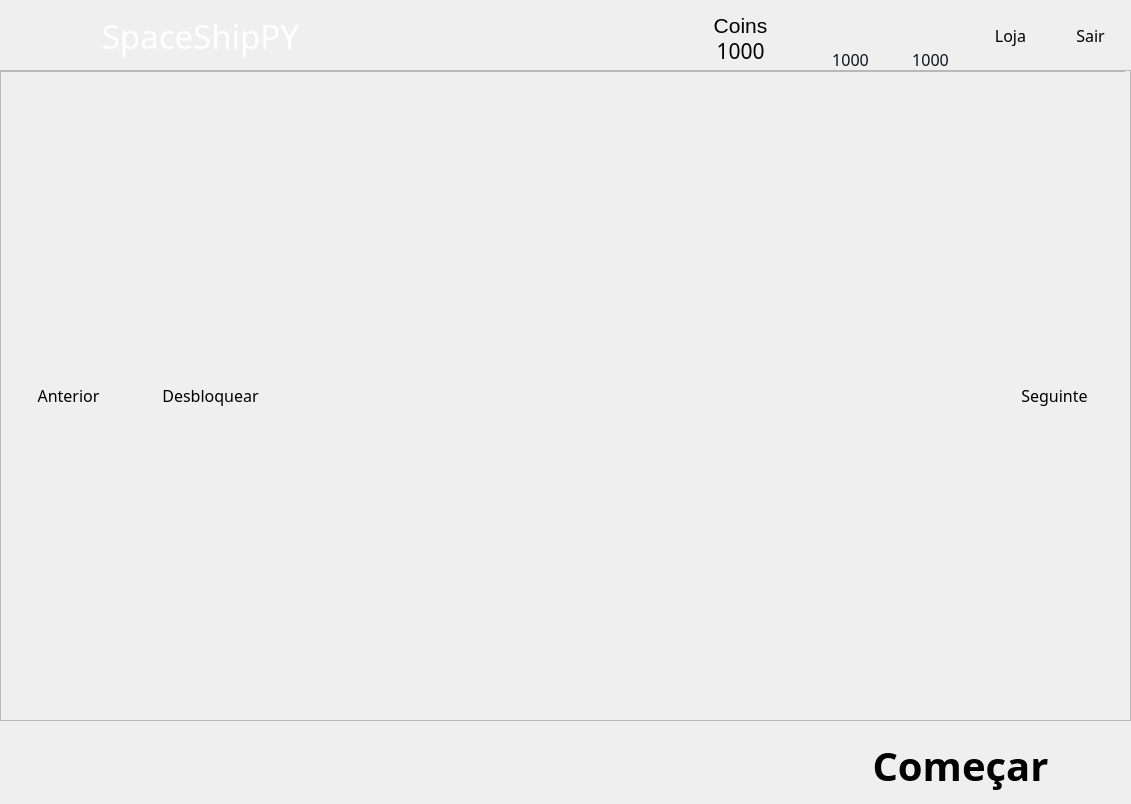
<?xml version="1.0" encoding="UTF-8"?>
<ui version="4.0">
 <class>Dialog</class>
 <widget class="QDialog" name="Dialog">
  <property name="windowModality">
   <enum>Qt::ApplicationModal</enum>
  </property>
  <property name="geometry">
   <rect>
    <x>0</x>
    <y>0</y>
    <width>1131</width>
    <height>804</height>
   </rect>
  </property>
  <property name="font">
   <font>
    <pointsize>8</pointsize>
   </font>
  </property>
  <property name="contextMenuPolicy">
   <enum>Qt::NoContextMenu</enum>
  </property>
  <property name="windowTitle">
   <string notr="true"/>
  </property>
  <property name="windowOpacity">
   <double>1.000000000000000</double>
  </property>
  <property name="toolTip">
   <string notr="true"/>
  </property>
  <property name="statusTip">
   <string notr="true"/>
  </property>
  <property name="whatsThis">
   <string notr="true"/>
  </property>
  <property name="styleSheet">
   <string notr="true"/>
  </property>
  <property name="windowFilePath">
   <string notr="true"/>
  </property>
  <property name="sizeGripEnabled">
   <bool>false</bool>
  </property>
  <property name="modal">
   <bool>true</bool>
  </property>
  <widget class="QWidget" name="widget" native="true">
   <property name="geometry">
    <rect>
     <x>0</x>
     <y>0</y>
     <width>1161</width>
     <height>811</height>
    </rect>
   </property>
   <widget class="QWidget" name="barra" native="true">
    <property name="geometry">
     <rect>
      <x>0</x>
      <y>0</y>
      <width>1131</width>
      <height>71</height>
     </rect>
    </property>
    <property name="styleSheet">
     <string notr="true"/>
    </property>
    <widget class="QLabel" name="label">
     <property name="geometry">
      <rect>
       <x>30</x>
       <y>10</y>
       <width>341</width>
       <height>51</height>
      </rect>
     </property>
     <property name="font">
      <font>
       <family>Yu Gothic UI Semilight</family>
       <pointsize>25</pointsize>
       <weight>50</weight>
       <bold>false</bold>
      </font>
     </property>
     <property name="styleSheet">
      <string notr="true">color:white;</string>
     </property>
     <property name="text">
      <string>SpaceShipPY</string>
     </property>
     <property name="alignment">
      <set>Qt::AlignCenter</set>
     </property>
    </widget>
    <widget class="QLabel" name="ls_icon">
     <property name="geometry">
      <rect>
       <x>810</x>
       <y>0</y>
       <width>81</width>
       <height>71</height>
      </rect>
     </property>
     <property name="font">
      <font>
       <family>Yu Gothic UI Semilight</family>
       <pointsize>12</pointsize>
      </font>
     </property>
     <property name="styleSheet">
      <string notr="true">color:#0d111c;</string>
     </property>
     <property name="text">
      <string>1000</string>
     </property>
     <property name="alignment">
      <set>Qt::AlignBottom|Qt::AlignHCenter</set>
     </property>
    </widget>
    <widget class="QLabel" name="label_3">
     <property name="geometry">
      <rect>
       <x>690</x>
       <y>40</y>
       <width>101</width>
       <height>21</height>
      </rect>
     </property>
     <property name="font">
      <font>
       <family>Yu Gothic UI Semilight</family>
       <pointsize>16</pointsize>
      </font>
     </property>
     <property name="styleSheet">
      <string notr="true">color:black;</string>
     </property>
     <property name="text">
      <string>1000</string>
     </property>
     <property name="alignment">
      <set>Qt::AlignCenter</set>
     </property>
    </widget>
    <widget class="QLabel" name="label_2">
     <property name="geometry">
      <rect>
       <x>690</x>
       <y>10</y>
       <width>101</width>
       <height>31</height>
      </rect>
     </property>
     <property name="font">
      <font>
       <pointsize>16</pointsize>
      </font>
     </property>
     <property name="styleSheet">
      <string notr="true">color:black;</string>
     </property>
     <property name="text">
      <string>Coins</string>
     </property>
     <property name="alignment">
      <set>Qt::AlignCenter</set>
     </property>
    </widget>
    <widget class="QLabel" name="bs_icon">
     <property name="geometry">
      <rect>
       <x>890</x>
       <y>0</y>
       <width>81</width>
       <height>71</height>
      </rect>
     </property>
     <property name="font">
      <font>
       <family>Yu Gothic UI Semilight</family>
       <pointsize>12</pointsize>
      </font>
     </property>
     <property name="styleSheet">
      <string notr="true">color:#0d111c;</string>
     </property>
     <property name="text">
      <string>1000</string>
     </property>
     <property name="alignment">
      <set>Qt::AlignBottom|Qt::AlignHCenter</set>
     </property>
    </widget>
    <widget class="QPushButton" name="lb_exit">
     <property name="geometry">
      <rect>
       <x>1050</x>
       <y>-1</y>
       <width>81</width>
       <height>73</height>
      </rect>
     </property>
     <property name="font">
      <font>
       <family>Yu Gothic UI Semilight</family>
       <pointsize>12</pointsize>
      </font>
     </property>
     <property name="text">
      <string>Sair</string>
     </property>
     <property name="flat">
      <bool>true</bool>
     </property>
    </widget>
    <widget class="QPushButton" name="bt_store">
     <property name="geometry">
      <rect>
       <x>970</x>
       <y>-1</y>
       <width>81</width>
       <height>73</height>
      </rect>
     </property>
     <property name="font">
      <font>
       <family>Yu Gothic UI Semilight</family>
       <pointsize>12</pointsize>
      </font>
     </property>
     <property name="text">
      <string>Loja</string>
     </property>
     <property name="flat">
      <bool>true</bool>
     </property>
    </widget>
   </widget>
   <widget class="QPushButton" name="bt_play">
    <property name="geometry">
     <rect>
      <x>790</x>
      <y>720</y>
      <width>341</width>
      <height>91</height>
     </rect>
    </property>
    <property name="font">
     <font>
      <family>Yu Gothic UI Semilight</family>
      <pointsize>30</pointsize>
      <weight>75</weight>
      <bold>true</bold>
     </font>
    </property>
    <property name="styleSheet">
     <string notr="true">background-color:white;</string>
    </property>
    <property name="text">
     <string>Começar</string>
    </property>
    <property name="flat">
     <bool>true</bool>
    </property>
   </widget>
   <widget class="QFrame" name="nivelframe">
    <property name="geometry">
     <rect>
      <x>0</x>
      <y>70</y>
      <width>1131</width>
      <height>651</height>
     </rect>
    </property>
    <property name="styleSheet">
     <string notr="true"/>
    </property>
    <property name="frameShape">
     <enum>QFrame::StyledPanel</enum>
    </property>
    <property name="frameShadow">
     <enum>QFrame::Raised</enum>
    </property>
    <widget class="QPushButton" name="bt_left_2">
     <property name="geometry">
      <rect>
       <x>-2</x>
       <y>0</y>
       <width>141</width>
       <height>651</height>
      </rect>
     </property>
     <property name="font">
      <font>
       <family>Yu Gothic UI Semilight</family>
       <pointsize>12</pointsize>
      </font>
     </property>
     <property name="styleSheet">
      <string notr="true"/>
     </property>
     <property name="text">
      <string>Anterior</string>
     </property>
     <property name="iconSize">
      <size>
       <width>26</width>
       <height>16</height>
      </size>
     </property>
     <property name="default">
      <bool>false</bool>
     </property>
     <property name="flat">
      <bool>true</bool>
     </property>
    </widget>
    <widget class="QPushButton" name="bt_unlock_2">
     <property name="geometry">
      <rect>
       <x>140</x>
       <y>0</y>
       <width>141</width>
       <height>651</height>
      </rect>
     </property>
     <property name="font">
      <font>
       <family>Yu Gothic UI Semilight</family>
       <pointsize>12</pointsize>
      </font>
     </property>
     <property name="text">
      <string>Desbloquear</string>
     </property>
     <property name="flat">
      <bool>true</bool>
     </property>
    </widget>
    <widget class="QPushButton" name="bt_right_2">
     <property name="geometry">
      <rect>
       <x>984</x>
       <y>0</y>
       <width>141</width>
       <height>651</height>
      </rect>
     </property>
     <property name="font">
      <font>
       <family>Yu Gothic UI Semilight</family>
       <pointsize>12</pointsize>
      </font>
     </property>
     <property name="styleSheet">
      <string notr="true"/>
     </property>
     <property name="text">
      <string>Seguinte</string>
     </property>
     <property name="iconSize">
      <size>
       <width>26</width>
       <height>16</height>
      </size>
     </property>
     <property name="default">
      <bool>false</bool>
     </property>
     <property name="flat">
      <bool>true</bool>
     </property>
    </widget>
    <widget class="Line" name="line_2">
     <property name="geometry">
      <rect>
       <x>0</x>
       <y>0</y>
       <width>1125</width>
       <height>2</height>
      </rect>
     </property>
     <property name="autoFillBackground">
      <bool>false</bool>
     </property>
     <property name="styleSheet">
      <string notr="true">color:rgb(184, 184, 184)</string>
     </property>
     <property name="frameShadow">
      <enum>QFrame::Plain</enum>
     </property>
     <property name="orientation">
      <enum>Qt::Horizontal</enum>
     </property>
    </widget>
   </widget>
  </widget>
 </widget>
 <resources/>
 <connections/>
</ui>
